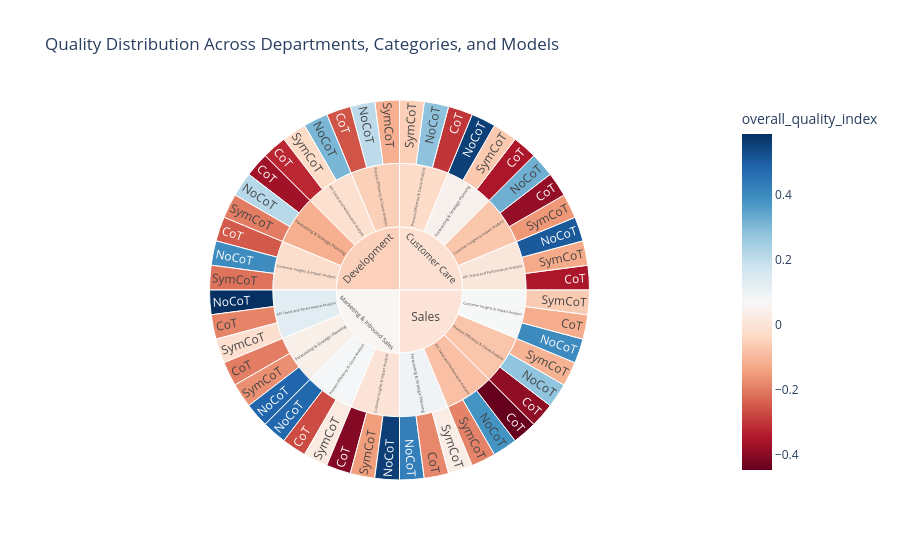
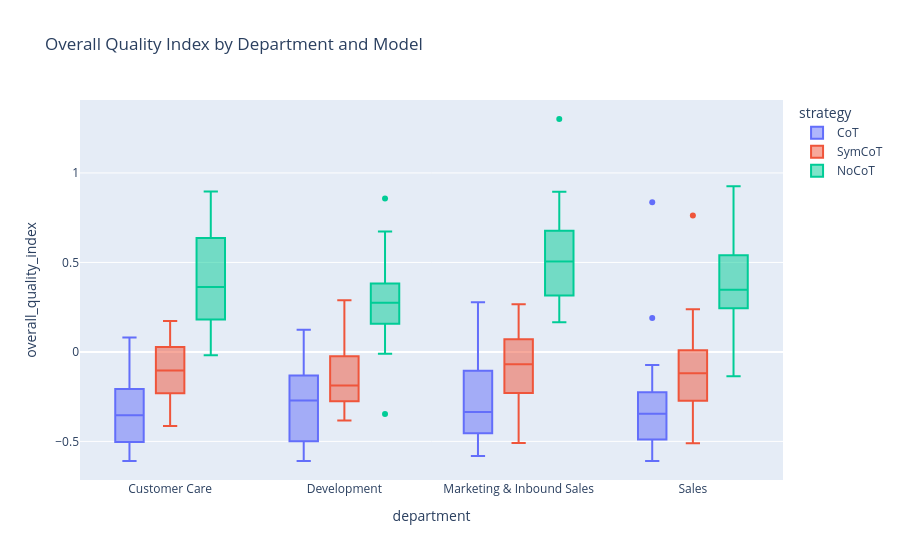

The notebook cell these images were saved under, in order:
### Markdown cell above
## 2. Department & Category Comparisons
Comparing model performance across various company departments and domains to find areas where models excel or struggle.

### Code cell
if 'df' in locals():
    # Drop NAs in department/category/model if any
    df_clean = df.dropna(subset=['department', 'category', 'strategy', 'overall_quality_index'])
    
    # Sunburst chart to see department vs category breakdown of data
    title = 'Quality Distribution Across Departments, Categories, and Models'
    fig2_sun = px.sunburst(
        df_clean, 
        path=['department', 'category', 'strategy'],
        color='overall_quality_index',
        color_continuous_scale='RdBu',
        title=title
    )
    fig2_sun.write_html(f"./analysis/03_{to_snake_case(title)}.html")
    fig2_sun.show()

    # Department comparison using Box plots
    title = 'Overall Quality Index by Department and Model'
    fig2_box = px.box(
        df_clean,
        x='department',
        y='overall_quality_index',
        color='strategy',
        title=title
    )
    fig2_box.write_html(f"./analysis/04_{to_snake_case(title)}.html")
    fig2_box.show()

### Figure 1 — Plotly figure (JSON) as saved in the notebook; plotly's stock layout.template omitted (floating-point values rounded to 4 significant figures)
{"data": [{"branchvalues": "total", "customdata": [[-0.3516], [-0.126], [0.5094], [-0.1562], [-0.3865], [-0.3511], [-0.3028], [-0.06856], [0.5575], [0.2812], [0.3223], [-0.0564], [-0.1151], [0.3085], [0.2085], [-0.03097], [-0.2564], [-0.3217], [-0.3682], [-0.2493], [0.3981], [-0.2137], [0.2167], [-0.1976], [0.5874], [-0.1865], [-0.1963], [-0.17], [0.4844], [0.4802], [-0.01766], [-0.2703], [0.02137], [-0.4067], [-0.148], [0.5583], [0.4255], [-0.1824], [-0.1878], [0.3814], [0.03165], [-0.4473], [-0.3923], [0.2784], [0.4018], [-0.1209], [-0.06414], [-0.1103], [0.01062], [-0.07347], [0.04592], [-0.02602], [-0.05434], [-0.01471], [-0.1164], [-0.02164], [0.1277], [0.03939], [0.07708], [0.001224], [0.09159], [-0.08456], [-0.07472], [0.07225], [-0.01074], [-0.05176], [0.06136], [0.001139]], "domain": {"x": [0, 1], "y": [0, 1]}, "hovertemplate": "labels=%{label}<br>count=%{value}<br>parent=%{parent}<br>id=%{id}<br>overall_quality_index=%{color}<extra></extra>", "ids": ["Customer Care/KPI Trend and Performance Analysis/CoT", "Customer Care/KPI Trend and Performance Analysis/SymCoT", "Customer Care/KPI Trend and Performance Analysis/NoCoT", "Customer Care/Customer Insights & Impact Analysis/SymCoT", "Customer Care/Customer Insights & Impact Analysis/CoT", "Customer Care/Forecasting & Strategic Planning/CoT", "Customer Care/Process Efficiency & Cause Analysis/CoT", "Customer Care/Forecasting & Strategic Planning/SymCoT", "Customer Care/Forecasting & Strategic Planning/NoCoT", "Customer Care/Process Efficiency & Cause Analysis/NoCoT", "Customer Care/Customer Insights & Impact Analysis/NoCoT", "Customer Care/Process Efficiency & Cause Analysis/SymCoT", "Development/Process Efficiency & Cause Analysis/SymCoT", "Development/KPI Trend and Performance Analysis/NoCoT", "Development/Process Efficiency & Cause Analysis/NoCoT", "Development/KPI Trend and Performance Analysis/SymCoT", "Development/Process Efficiency & Cause Analysis/CoT", "Development/KPI Trend and Performance Analysis/CoT", "Development/Forecasting & Strategic Planning/CoT", "Development/Customer Insights & Impact Analysis/CoT", "Development/Customer Insights & Impact Analysis/NoCoT", "Development/Customer Insights & Impact Analysis/SymCoT", "Development/Forecasting & Strategic Planning/NoCoT", "Development/Forecasting & Strategic Planning/SymCoT", "Marketing & Inbound Sales/KPI Trend and Performance Analysis/NoCoT", "Marketing & Inbound Sales/KPI Trend and Performance Analysis/CoT", "Marketing & Inbound Sales/Forecasting & Strategic Planning/CoT", "Marketing & Inbound Sales/Forecasting & Strategic Planning/SymCoT", "Marketing & Inbound Sales/Forecasting & Strategic Planning/NoCoT", "Marketing & Inbound Sales/Process Efficiency & Cause Analysis/NoCoT", "Marketing & Inbound Sales/KPI Trend and Performance Analysis/SymCoT", "Marketing & Inbound Sales/Process Efficiency & Cause Analysis/CoT", "Marketing & Inbound Sales/Process Efficiency & Cause Analysis/SymCoT", "Marketing & Inbound Sales/Customer Insights & Impact Analysis/CoT", "Marketing & Inbound Sales/Customer Insights & Impact Analysis/SymCoT", "Marketing & Inbound Sales/Customer Insights & Impact Analysis/NoCoT", "Sales/Forecasting & Strategic Planning/NoCoT", "Sales/Forecasting & Strategic Planning/CoT", "Sales/KPI Trend and Performance Analysis/SymCoT", "Sales/KPI Trend and Performance Analysis/NoCoT", "Sales/Forecasting & Strategic Planning/SymCoT", "Sales/KPI Trend and Performance Analysis/CoT", "Sales/Process Efficiency & Cause Analysis/CoT", "Sales/Process Efficiency & Cause Analysis/NoCoT", "Sales/Customer Insights & Impact Analysis/NoCoT", "Sales/Customer Insights & Impact Analysis/CoT", "Sales/Customer Insights & Impact Analysis/SymCoT", "Sales/Process Efficiency & Cause Analysis/SymCoT", "Customer Care/KPI Trend and Performance Analysis", "Customer Care/Customer Insights & Impact Analysis", "Customer Care/Forecasting & Strategic Planning", "Customer Care/Process Efficiency & Cause Analysis", "Development/Process Efficiency & Cause Analysis", "Development/KPI Trend and Performance Analysis", "Development/Forecasting & Strategic Planning", "Development/Customer Insights & Impact Analysis", "Marketing & Inbound Sales/KPI Trend and Performance Analysis", "Marketing & Inbound Sales/Forecasting & Strategic Planning", "Marketing & Inbound Sales/Process Efficiency & Cause Analysis", "Marketing & Inbound Sales/Customer Insights & Impact Analysis", "Sales/Forecasting & Strategic Planning", "Sales/KPI Trend and Performance Analysis", "Sales/Process Efficiency & Cause Analysis", "Sales/Customer Insights & Impact Analysis", "Customer Care", "Development", "Marketing & Inbound Sales", "Sales"], "labels": ["CoT", "SymCoT", "NoCoT", "SymCoT", "CoT", "CoT", "CoT", "SymCoT", "NoCoT", "NoCoT", "NoCoT", "SymCoT", "SymCoT", "NoCoT", "NoCoT", "SymCoT", "CoT", "CoT", "CoT", "CoT", "NoCoT", "SymCoT", "NoCoT", "SymCoT", "NoCoT", "CoT", "CoT", "SymCoT", "NoCoT", "NoCoT", "SymCoT", "CoT", "SymCoT", "CoT", "SymCoT", "NoCoT", "NoCoT", "CoT", "SymCoT", "NoCoT", "SymCoT", "CoT", "CoT", "NoCoT", "NoCoT", "CoT", "SymCoT", "SymCoT", "KPI Trend and Performance Analysis", "Customer Insights & Impact Analysis", "Forecasting & Strategic Planning", "Process Efficiency & Cause Analysis", "Process Efficiency & Cause Analysis", "KPI Trend and Performance Analysis", "Forecasting & Strategic Planning", "Customer Insights & Impact Analysis", "KPI Trend and Performance Analysis", "Forecasting & Strategic Planning", "Process Efficiency & Cause Analysis", "Customer Insights & Impact Analysis", "Forecasting & Strategic Planning", "KPI Trend and Performance Analysis", "Process Efficiency & Cause Analysis", "Customer Insights & Impact Analysis", "Customer Care", "Development", "Marketing & Inbound Sales", "Sales"], "marker": {"coloraxis": "coloraxis", "colors": [-0.3516, -0.126, 0.5094, -0.1562, -0.3865, -0.3511, -0.3028, -0.06856, 0.5575, 0.2812, 0.3223, -0.0564, -0.1151, 0.3085, 0.2085, -0.03097, -0.2564, -0.3217, -0.3682, -0.2493, 0.3981, -0.2137, 0.2167, -0.1976, 0.5874, -0.1865, -0.1963, -0.17, 0.4844, 0.4802, -0.01766, -0.2703, 0.02137, -0.4067, -0.148, 0.5583, 0.4255, -0.1824, -0.1878, 0.3814, 0.03165, -0.4473, -0.3923, 0.2784, 0.4018, -0.1209, -0.06414, -0.1103, 0.01062, -0.07347, 0.04592, -0.02602, -0.05434, -0.01471, -0.1164, -0.02164, 0.1277, 0.03939, 0.07708, 0.001224, 0.09159, -0.08456, -0.07472, 0.07225, -0.01074, -0.05176, 0.06136, 0.001139]}, "name": "", "parents": ["Customer Care/KPI Trend and Performance Analysis", "Customer Care/KPI Trend and Performance Analysis", "Customer Care/KPI Trend and Performance Analysis", "Customer Care/Customer Insights & Impact Analysis", "Customer Care/Customer Insights & Impact Analysis", "Customer Care/Forecasting & Strategic Planning", "Customer Care/Process Efficiency & Cause Analysis", "Customer Care/Forecasting & Strategic Planning", "Customer Care/Forecasting & Strategic Planning", "Customer Care/Process Efficiency & Cause Analysis", "Customer Care/Customer Insights & Impact Analysis", "Customer Care/Process Efficiency & Cause Analysis", "Development/Process Efficiency & Cause Analysis", "Development/KPI Trend and Performance Analysis", "Development/Process Efficiency & Cause Analysis", "Development/KPI Trend and Performance Analysis", "Development/Process Efficiency & Cause Analysis", "Development/KPI Trend and Performance Analysis", "Development/Forecasting & Strategic Planning", "Development/Customer Insights & Impact Analysis", "Development/Customer Insights & Impact Analysis", "Development/Customer Insights & Impact Analysis", "Development/Forecasting & Strategic Planning", "Development/Forecasting & Strategic Planning", "Marketing & Inbound Sales/KPI Trend and Performance Analysis", "Marketing & Inbound Sales/KPI Trend and Performance Analysis", "Marketing & Inbound Sales/Forecasting & Strategic Planning", "Marketing & Inbound Sales/Forecasting & Strategic Planning", "Marketing & Inbound Sales/Forecasting & Strategic Planning", "Marketing & Inbound Sales/Process Efficiency & Cause Analysis", "Marketing & Inbound Sales/KPI Trend and Performance Analysis", "Marketing & Inbound Sales/Process Efficiency & Cause Analysis", "Marketing & Inbound Sales/Process Efficiency & Cause Analysis", "Marketing & Inbound Sales/Customer Insights & Impact Analysis", "Marketing & Inbound Sales/Customer Insights & Impact Analysis", "Marketing & Inbound Sales/Customer Insights & Impact Analysis", "Sales/Forecasting & Strategic Planning", "Sales/Forecasting & Strategic Planning", "Sales/KPI Trend and Performance Analysis", "Sales/KPI Trend and Performance Analysis", "Sales/Forecasting & Strategic Planning", "Sales/KPI Trend and Performance Analysis", "Sales/Process Efficiency & Cause Analysis", "Sales/Process Efficiency & Cause Analysis", "Sales/Customer Insights & Impact Analysis", "Sales/Customer Insights & Impact Analysis", "Sales/Customer Insights & Impact Analysis", "Sales/Process Efficiency & Cause Analysis", "Customer Care", "Customer Care", "Customer Care", "Customer Care", "Development", "Development", "Development", "Development", "Marketing & Inbound Sales", "Marketing & Inbound Sales", "Marketing & Inbound Sales", "Marketing & Inbound Sales", "Sales", "Sales", "Sales", "Sales", "", "", "", ""], "type": "sunburst", "values": [5, 5, 5, 5, 5, 5, 5, 5, 5, 5, 5, 5, 5, 5, 5, 5, 5, 5, 5, 5, 5, 5, 5, 5, 5, 5, 5, 5, 5, 5, 5, 5, 5, 5, 5, 5, 5, 5, 5, 5, 5, 5, 5, 5, 5, 5, 5, 5, 15, 15, 15, 15, 15, 15, 15, 15, 15, 15, 15, 15, 15, 15, 15, 15, 60, 60, 60, 60]}], "layout": {"coloraxis": {"colorbar": {"title": {"text": "overall_quality_index"}}, "colorscale": [[0, "rgb(103,0,31)"], [0.1, "rgb(178,24,43)"], [0.2, "rgb(214,96,77)"], [0.3, "rgb(244,165,130)"], [0.4, "rgb(253,219,199)"], [0.5, "rgb(247,247,247)"], [0.6, "rgb(209,229,240)"], [0.7, "rgb(146,197,222)"], [0.8, "rgb(67,147,195)"], [0.9, "rgb(33,102,172)"], [1, "rgb(5,48,97)"]]}, "legend": {"tracegroupgap": 0}, "title": {"text": "Quality Distribution Across Departments, Categories, and Models"}}}

### Figure 2 — Plotly figure (JSON) as saved in the notebook; plotly's stock layout.template omitted (floating-point values rounded to 4 significant figures)
{"data": [{"alignmentgroup": "True", "hovertemplate": "strategy=CoT<br>department=%{x}<br>overall_quality_index=%{y}<extra></extra>", "legendgroup": "CoT", "marker": {"color": "#636efa"}, "name": "CoT", "notched": false, "offsetgroup": "CoT", "orientation": "v", "showlegend": true, "type": "box", "x": ["Customer Care", "Customer Care", "Customer Care", "Customer Care", "Customer Care", "Customer Care", "Customer Care", "Customer Care", "Customer Care", "Customer Care", "Customer Care", "Customer Care", "Customer Care", "Customer Care", "Customer Care", "Customer Care", "Customer Care", "Customer Care", "Customer Care", "Customer Care", "Development", "Development", "Development", "Development", "Development", "Development", "Development", "Development", "Development", "Development", "Development", "Development", "Development", "Development", "Development", "Development", "Development", "Development", "Development", "Development", "Marketing & Inbound Sales", "Marketing & Inbound Sales", "Marketing & Inbound Sales", "Marketing & Inbound Sales", "Marketing & Inbound Sales", "Marketing & Inbound Sales", "Marketing & Inbound Sales", "Marketing & Inbound Sales", "Marketing & Inbound Sales", "Marketing & Inbound Sales", "Marketing & Inbound Sales", "Marketing & Inbound Sales", "Marketing & Inbound Sales", "Marketing & Inbound Sales", "Marketing & Inbound Sales", "Marketing & Inbound Sales", "Marketing & Inbound Sales", "Marketing & Inbound Sales", "Marketing & Inbound Sales", "Marketing & Inbound Sales", "Sales", "Sales", "Sales", "Sales", "Sales", "Sales", "Sales", "Sales", "Sales", "Sales", "Sales", "Sales", "Sales", "Sales", "Sales", "Sales", "Sales", "Sales", "Sales", "Sales"], "x0": " ", "xaxis": "x", "y": [-0.5628, -0.5812, -0.1077, -0.5139, -0.6095, -0.547, -0.4903, -0.4376, 0.08118, -0.2733, -0.285, -0.2975, -0.3527, -0.4922, -0.3726, -0.2012, -0.3547, -0.1532, -0.2132, -0.1957, -0.49, 0.01436, -0.5711, -0.4609, -0.05786, -0.3785, -0.05023, -0.2456, -0.173, -0.1249, -0.2916, -0.5971, -0.2511, -0.5084, -0.4674, -0.1373, -0.6093, 0.1237, -0.1434, -0.558, 0.2773, -0.3331, -0.2168, -0.4855, 0.03512, -0.454, -0.3172, -0.5133, -0.5818, -0.2559, 0.2306, -0.5728, -0.3785, -0.4541, 0.01575, -0.4044, -0.1423, -0.3395, -0.06777, -0.3403, -0.2215, -0.07352, -0.494, -0.2906, -0.4408, -0.3155, -0.3055, 0.1892, -0.5179, -0.436, -0.4903, -0.2406, -0.4878, -0.206, -0.6089, -0.4409, -0.5655, 0.8358, -0.2287, -0.3751], "y0": " ", "yaxis": "y"}, {"alignmentgroup": "True", "hovertemplate": "strategy=SymCoT<br>department=%{x}<br>overall_quality_index=%{y}<extra></extra>", "legendgroup": "SymCoT", "marker": {"color": "#EF553B"}, "name": "SymCoT", "notched": false, "offsetgroup": "SymCoT", "orientation": "v", "showlegend": true, "type": "box", "x": ["Customer Care", "Customer Care", "Customer Care", "Customer Care", "Customer Care", "Customer Care", "Customer Care", "Customer Care", "Customer Care", "Customer Care", "Customer Care", "Customer Care", "Customer Care", "Customer Care", "Customer Care", "Customer Care", "Customer Care", "Customer Care", "Customer Care", "Customer Care", "Development", "Development", "Development", "Development", "Development", "Development", "Development", "Development", "Development", "Development", "Development", "Development", "Development", "Development", "Development", "Development", "Development", "Development", "Development", "Development", "Marketing & Inbound Sales", "Marketing & Inbound Sales", "Marketing & Inbound Sales", "Marketing & Inbound Sales", "Marketing & Inbound Sales", "Marketing & Inbound Sales", "Marketing & Inbound Sales", "Marketing & Inbound Sales", "Marketing & Inbound Sales", "Marketing & Inbound Sales", "Marketing & Inbound Sales", "Marketing & Inbound Sales", "Marketing & Inbound Sales", "Marketing & Inbound Sales", "Marketing & Inbound Sales", "Marketing & Inbound Sales", "Marketing & Inbound Sales", "Marketing & Inbound Sales", "Marketing & Inbound Sales", "Marketing & Inbound Sales", "Sales", "Sales", "Sales", "Sales", "Sales", "Sales", "Sales", "Sales", "Sales", "Sales", "Sales", "Sales", "Sales", "Sales", "Sales", "Sales", "Sales", "Sales", "Sales", "Sales"], "x0": " ", "xaxis": "x", "y": [-0.004803, -0.2672, -0.01369, -0.09985, 0.1708, -0.1864, 0.02641, 0.06717, 0.02885, -0.2239, -0.02528, 0.1064, -0.1066, -0.4141, 0.1726, -0.1748, -0.3771, -0.1548, -0.3217, -0.2376, 0.1247, 0.06205, -0.06653, -0.1591, -0.2159, -0.01767, -0.2933, -0.2383, -0.3829, -0.3808, 0.2893, -0.2386, -0.03108, -0.2951, -0.06547, -0.3096, 0.01451, -0.09179, -0.2593, -0.2321, -0.1172, -0.1018, 0.09922, -0.2445, -0.3708, 0.2669, -0.2762, 0.05103, 0.09051, -0.2391, -0.00255, -0.01917, -0.2193, -0.1825, 0.2527, 0.003799, -0.1795, 0.1614, -0.5094, -0.03483, -0.3398, 0.00761, -0.0274, -0.1865, -0.2809, 0.1259, 0.1472, 0.7627, -0.5099, 0.2386, -0.09724, -0.009378, -0.1582, -0.2659, -0.1414, -0.07118, -0.3455, 0.01055, -0.3006, -0.2116], "y0": " ", "yaxis": "y"}, {"alignmentgroup": "True", "hovertemplate": "strategy=NoCoT<br>department=%{x}<br>overall_quality_index=%{y}<extra></extra>", "legendgroup": "NoCoT", "marker": {"color": "#00cc96"}, "name": "NoCoT", "notched": false, "offsetgroup": "NoCoT", "orientation": "v", "showlegend": true, "type": "box", "x": ["Customer Care", "Customer Care", "Customer Care", "Customer Care", "Customer Care", "Customer Care", "Customer Care", "Customer Care", "Customer Care", "Customer Care", "Customer Care", "Customer Care", "Customer Care", "Customer Care", "Customer Care", "Customer Care", "Customer Care", "Customer Care", "Customer Care", "Customer Care", "Development", "Development", "Development", "Development", "Development", "Development", "Development", "Development", "Development", "Development", "Development", "Development", "Development", "Development", "Development", "Development", "Development", "Development", "Development", "Development", "Marketing & Inbound Sales", "Marketing & Inbound Sales", "Marketing & Inbound Sales", "Marketing & Inbound Sales", "Marketing & Inbound Sales", "Marketing & Inbound Sales", "Marketing & Inbound Sales", "Marketing & Inbound Sales", "Marketing & Inbound Sales", "Marketing & Inbound Sales", "Marketing & Inbound Sales", "Marketing & Inbound Sales", "Marketing & Inbound Sales", "Marketing & Inbound Sales", "Marketing & Inbound Sales", "Marketing & Inbound Sales", "Marketing & Inbound Sales", "Marketing & Inbound Sales", "Marketing & Inbound Sales", "Marketing & Inbound Sales", "Sales", "Sales", "Sales", "Sales", "Sales", "Sales", "Sales", "Sales", "Sales", "Sales", "Sales", "Sales", "Sales", "Sales", "Sales", "Sales", "Sales", "Sales", "Sales", "Sales"], "x0": " ", "xaxis": "x", "y": [0.8966, 0.1598, 0.1087, 0.4856, 0.5154, 0.2904, 0.3669, 0.5316, 0.8963, -0.01864, 0.03909, 0.2766, 0.2024, 0.8511, 0.7417, 0.4875, 0.358, 0.7862, 0.222, 0.1544, -0.004116, 0.608, 0.3186, -0.009955, 0.1707, 0.8573, 0.2238, 0.6724, 0.2248, -0.3466, 0.1302, 0.1678, 0.3292, 0.2586, 0.4357, 0.5893, 0.1478, 0.2909, 0.2918, 0.3031, 0.1653, 0.6552, 0.6941, 0.3192, 0.1869, 0.1748, 0.3112, 0.8725, 0.3859, 0.1661, 0.4801, 1.302, 0.5314, 0.5312, 0.6605, 0.5894, 0.3364, 0.4413, 0.854, 0.8946, 0.3317, 0.3427, -0.05189, 0.4541, -0.07603, 0.4448, 0.3983, 0.2289, 0.2145, 0.9252, 0.5428, 0.7936, -0.1359, 0.6651, 0.2602, 0.2943, 0.3073, 0.3526, 0.5376, 0.6051], "y0": " ", "yaxis": "y"}], "layout": {"boxmode": "group", "legend": {"title": {"text": "strategy"}, "tracegroupgap": 0}, "title": {"text": "Overall Quality Index by Department and Model"}, "xaxis": {"anchor": "y", "domain": [0, 1], "title": {"text": "department"}}, "yaxis": {"anchor": "x", "domain": [0, 1], "title": {"text": "overall_quality_index"}}}}
